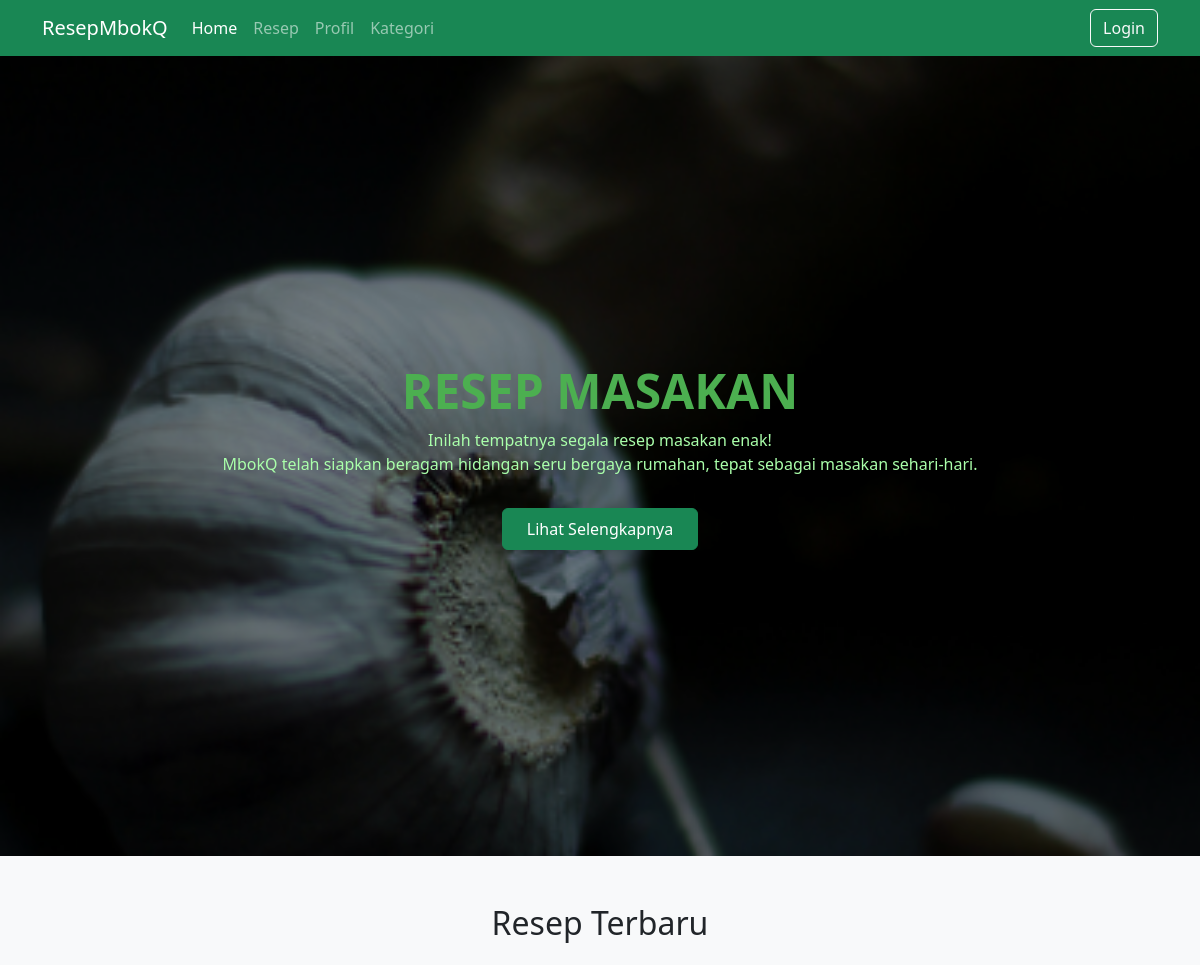
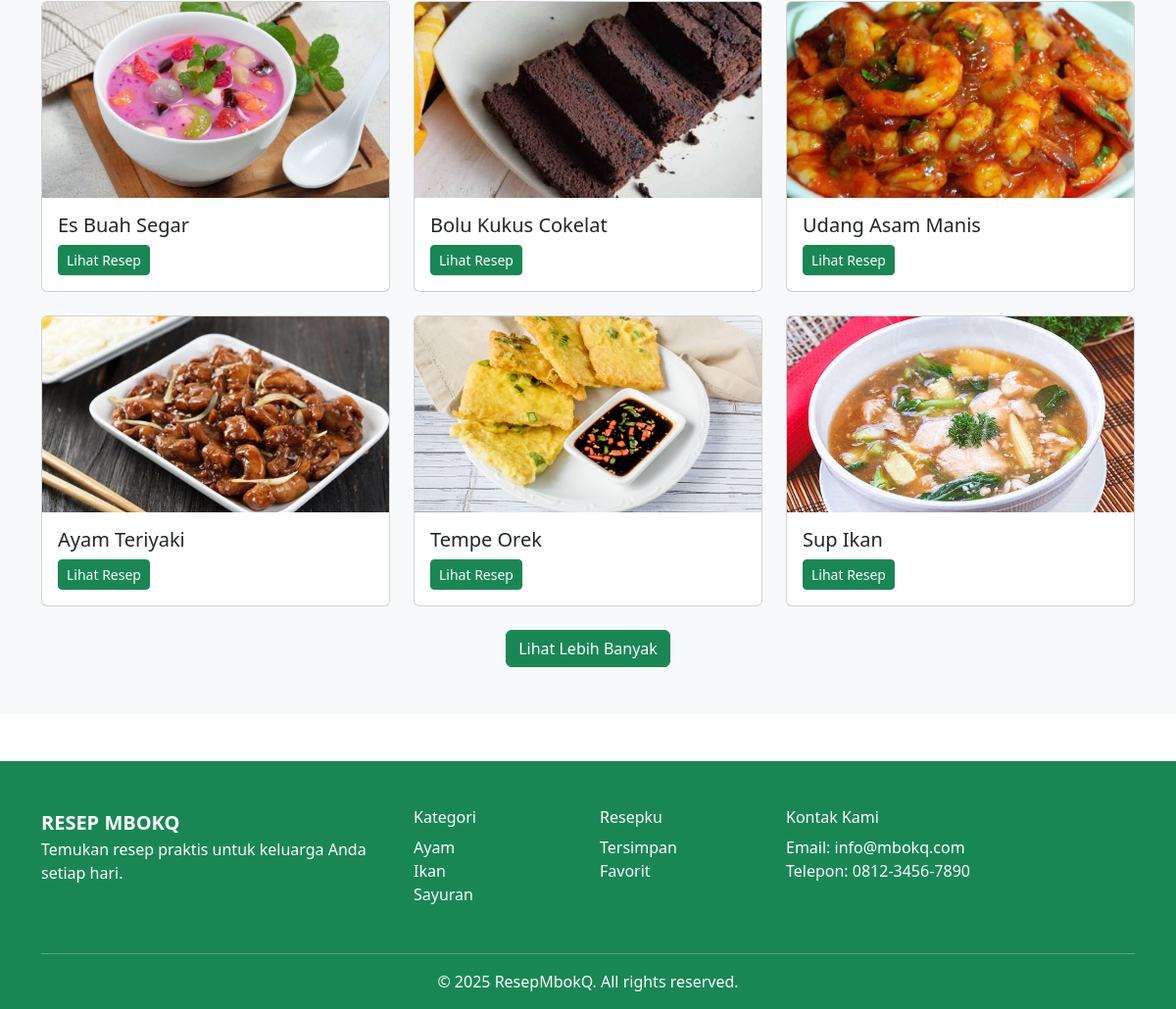
The app's page /home.php with its own data (2 pictures, top to bottom).
### tables this page shows
CREATE TABLE `resep` (
  `id_resep` int(11) NOT NULL,
  `nama_resep` varchar(100) NOT NULL,
  `bahan` text NOT NULL,
  `langkah` text NOT NULL,
  `biaya` int(11) NOT NULL,
  `gambar` varchar(255) DEFAULT NULL,
  `id_kategori` int(11) DEFAULT NULL
);

### home.php (the view, shortened to what this page needs)
<?php include 'config.php'; ?>
<!DOCTYPE html>
<html lang="id">
<head>
  <link href="https://cdn.jsdelivr.net/npm/bootstrap@5.3.3/dist/css/bootstrap.min.css" rel="stylesheet">
  <link rel="stylesheet" href="style.css">
</head>
<body>
<?php include 'navbar.php'; ?>
<header class="hero">
  <div class="hero-content">
    <h1>RESEP MASAKAN</h1>
    <p>
      Inilah tempatnya segala resep masakan enak!<br>
      MbokQ telah siapkan beragam hidangan seru bergaya rumahan, tepat sebagai masakan sehari-hari.
    </p>
    <a href="#resep-terbaru" class="btn btn-success px-4 py-2 mt-3">Lihat Selengkapnya</a>
  </div>
</header>
<section class="py-5 bg-light" id="resep-terbaru">
  <div class="container">
    <h2 class="text-center mb-4">Resep Terbaru</h2>
    <div class="row g-4" id="resep-list">
      <?php
      $result = mysqli_query($conn, "SELECT * FROM resep ORDER BY id_resep DESC");
      $index = 0;
      while($row = mysqli_fetch_assoc($result)):
        $hiddenClass = $index >= 6 ? 'd-none' : '';
      ?>
        <div class="col-md-4 resep-item <?php echo $hiddenClass; ?>">
          <div class="card h-100">
            <img src="uploads/<?php echo $row['gambar']; ?>" class="card-img-top" alt="<?php echo $row['nama_resep']; ?>">
            <div class="card-body">
              <h5 class="card-title"><?php echo $row['nama_resep']; ?></h5>
              <a href="detail.php?id=<?php echo $row['id_resep']; ?>" class="btn btn-success btn-sm">Lihat Resep</a>
            </div>
          </div>
        </div>
      <?php
        $index++;
      endwhile;
      ?>
    </div>
    <?php if ($index > 5): ?>
      <div class="text-center mt-4">
        <button id="loadMoreBtn" class="btn btn-success">Lihat Lebih Banyak</button>
      </div>
    <?php endif; ?>
  </div>
</section>
<footer class="bg-success text-white pt-5 pb-3 mt-5">
  <div class="container">
    <div class="row text-center text-md-start">
      <div class="col-md-4 mb-4">
        <div class="footer-logo fw-bold fs-5">RESEP MBOKQ</div>
        <p>Temukan resep praktis untuk keluarga Anda setiap hari.</p>
      </div>
      <div class="col-md-2 mb-3">
        <h6>Kategori</h6>
        <ul class="list-unstyled">
          <li><a href="#" class="text-white text-decoration-none">Ayam</a></li>
          <li><a href="#" class="text-white text-decoration-none">Ikan</a></li>
          <li><a href="#" class="text-white text-decoration-none">Sayuran</a></li>
        </ul>
      </div>
      <div class="col-md-2 mb-3">
        <h6>Resepku</h6>
        <ul class="list-unstyled">
          <li><a href="#" class="text-white text-decoration-none">Tersimpan</a></li>
          <li><a href="#" class="text-white text-decoration-none">Favorit</a></li>
        </ul>
      </div>
      <div class="col-md-4 mb-3">
        <h6>Kontak Kami</h6>
        <p>Email: info@mbokq.com<br>Telepon: 0812-3456-7890</p>
      </div>
    </div>
    <hr class="border-white">
    <p class="text-center mb-0">&copy; 2025 ResepMbokQ. All rights reserved.</p>
  </div>
</footer>
</body>
</html>

### style.css (style rules this page uses)
.hero { background-image: url('uploads/background.png'); background-size: cover; background-repeat: no-repeat; background-position: center; height: 100vh; position: relative; color: white; display: flex; align-items: center; justify-content: center; text-align: center; }
.hero::before { content: ""; position: absolute; top: 0; left: 0; width: 100%; height: 100%; background-color: rgba(0, 0, 0, 0.5); z-index: 1; }
.hero-content { position: relative; z-index: 2; }
.hero h1 { font-size: 3rem; font-weight: bold; color: #4CAF50; }
.hero p { color: #aaffaa; font-weight: 500; }
.card-img-top { height: 200px; object-fit: cover; width: 100%; }

### records on screen
resep: gambar (picture), nama_resep "Es Buah Segar"
resep: gambar (picture), nama_resep "Bolu Kukus Cokelat"
resep: gambar (picture), nama_resep "Udang Asam Manis"
resep: gambar (picture), nama_resep "Ayam Teriyaki"
resep: gambar (picture), nama_resep "Tempe Orek"
resep: gambar (picture), nama_resep "Sup Ikan"
